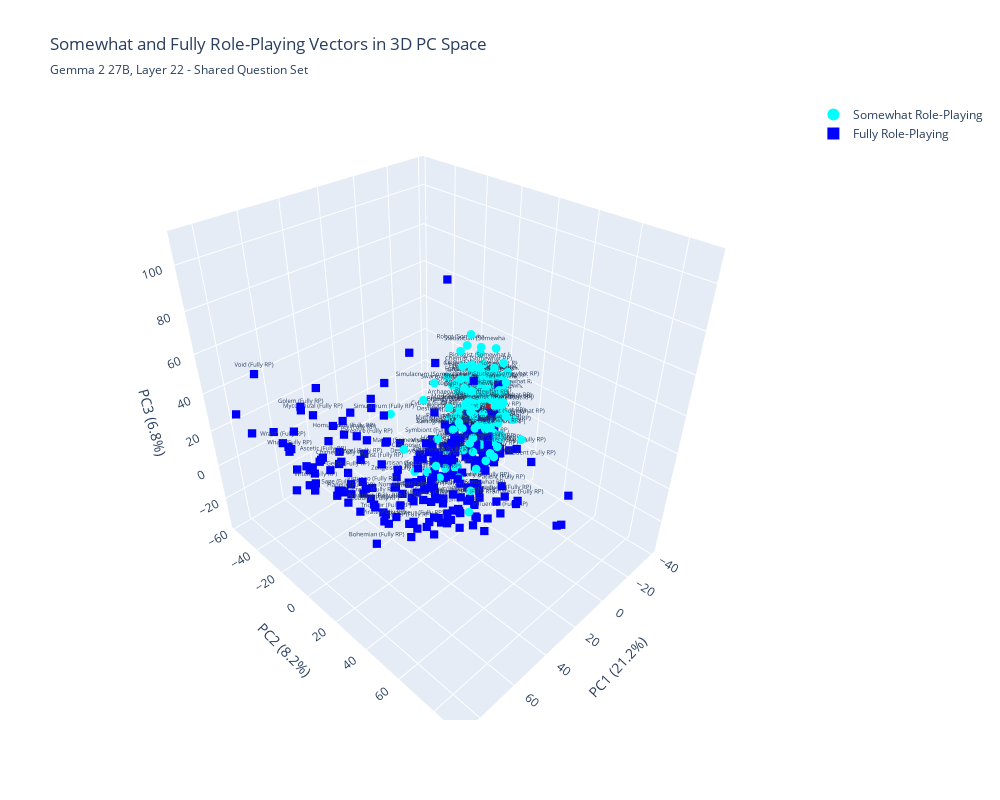

Notebook code for this chart:
### Code cell
if assistant:
    fig_3d = plot_3d_pca(pca_results, role_labels, layer, dir, type, assistant_activation=asst_projected[0])
    fig_3d.show()
    fig_3d.write_html(f"{output_dir}/3d_pca_assistant.html")
else:
    fig_3d = plot_3d_pca(pca_results, role_labels, layer, dir, type)
    fig_3d.show()
    fig_3d.write_html(f"{output_dir}/3d_pca.html")

### Figure 1 — Plotly figure (JSON) as saved in the notebook; plotly's stock layout.template omitted (floating-point values rounded to 4 significant figures; data arrays with more than 128 entries replaced by an {"elided": "..."} marker saying what was removed)
{"data": [{"hovertemplate": "<b>%{hovertext}</b><br>PC1: %{x:.3f}<br>PC2: %{y:.3f}<br>PC3: %{z:.3f}<br><extra></extra>", "hovertext": {"elided": "173 str values"}, "marker": {"color": "cyan", "size": 3, "symbol": "circle"}, "mode": "markers+text", "name": "Somewhat Role-Playing", "text": {"elided": "173 str values"}, "textfont": {"size": 6}, "textposition": "top center", "type": "scatter3d", "x": {"elided": "173 float values"}, "y": {"elided": "173 float values"}, "z": {"elided": "173 float values"}}, {"hovertemplate": "<b>%{hovertext}</b><br>PC1: %{x:.3f}<br>PC2: %{y:.3f}<br>PC3: %{z:.3f}<br><extra></extra>", "hovertext": {"elided": "275 str values"}, "marker": {"color": "blue", "size": 3, "symbol": "square"}, "mode": "markers+text", "name": "Fully Role-Playing", "text": {"elided": "275 str values"}, "textfont": {"size": 6}, "textposition": "top center", "type": "scatter3d", "x": {"elided": "275 float values"}, "y": {"elided": "275 float values"}, "z": {"elided": "275 float values"}}, {"hovertemplate": "<b>Assistant</b><br>PC1: %{x:.3f}<br>PC2: %{y:.3f}<br>PC3: %{z:.3f}<br><extra></extra>", "marker": {"color": "red", "opacity": 1, "size": 5}, "mode": "markers+text", "showlegend": false, "text": ["Assistant"], "textfont": {"color": "black", "size": 8}, "textposition": "top center", "type": "scatter3d", "x": [-34.72], "y": [-3.729], "z": [1.94]}], "layout": {"height": 800, "legend": {"itemsizing": "constant", "itemwidth": 30}, "scene": {"xaxis": {"title": {"text": "PC1 (21.2%)"}}, "yaxis": {"title": {"text": "PC2 (8.2%)"}}, "zaxis": {"title": {"text": "PC3 (6.8%)"}}}, "title": {"subtitle": {"text": "Gemma 2 27B, Layer 22 - Shared Question Set"}, "text": "Somewhat and Fully Role-Playing Vectors in 3D PC Space"}, "width": 1000}}
